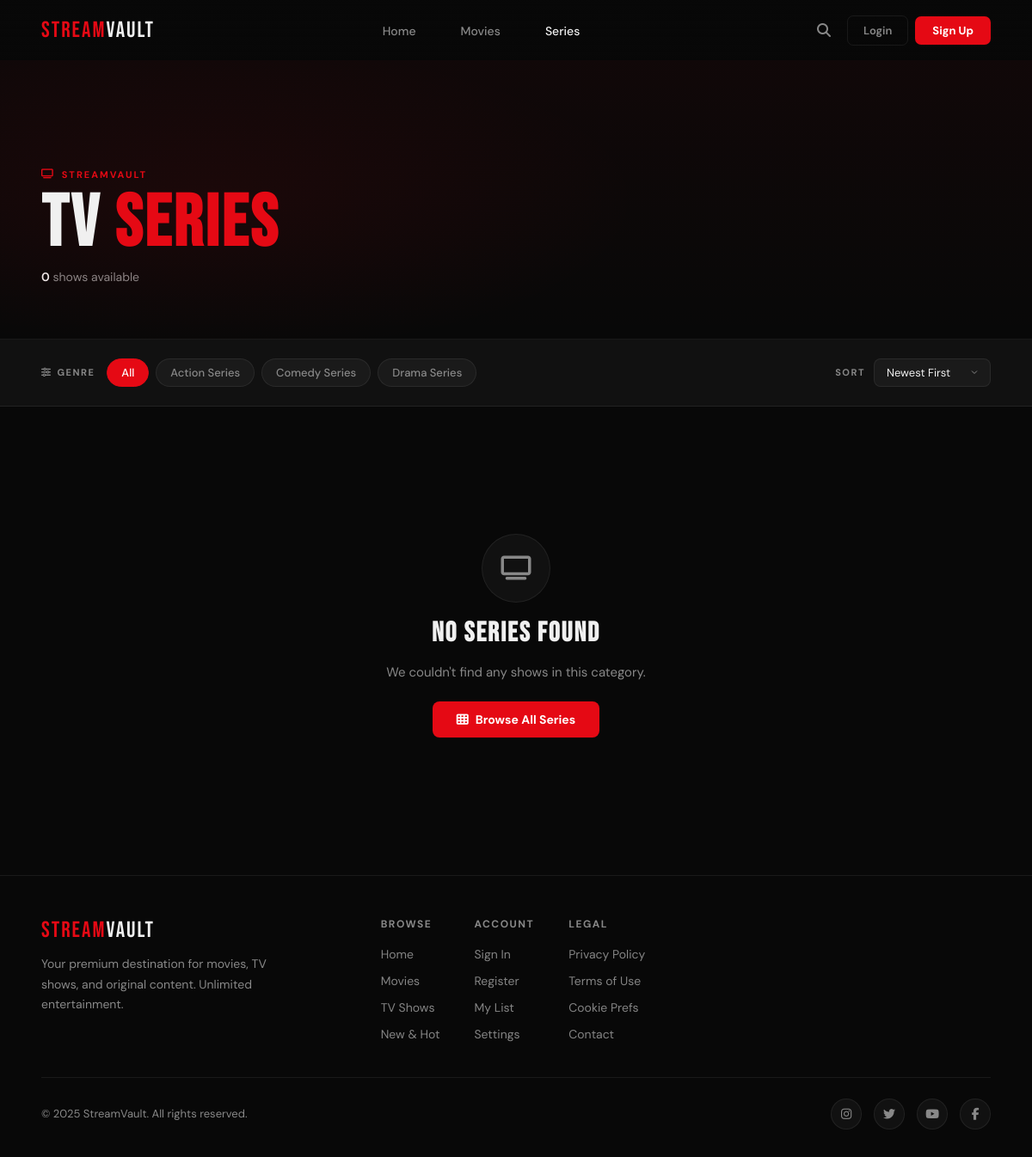
The app's page /series.php with its own data.
### tables this page shows
CREATE TABLE categories (
    id INT PRIMARY KEY AUTO_INCREMENT,
    name VARCHAR(50) NOT NULL,
    type ENUM('movie', 'series') DEFAULT 'movie',
    created_at TIMESTAMP DEFAULT CURRENT_TIMESTAMP
);

### series.php (the view, shortened to what this page needs)
<?php
require_once 'includes/header.php';
require_once 'includes/functions.php';
$categoryId = $_GET['category'] ?? 0;
$page = $_GET['page'] ?? 1;
$limit = 24;
$offset = ($page - 1) * $limit;
$query = "SELECT v.*, c.name as category_name FROM videos v
          INNER JOIN categories c ON v.category_id = c.id
          WHERE c.type = 'series'";
$countQuery = "SELECT COUNT(*) as count FROM videos v
               INNER JOIN categories c ON v.category_id = c.id
               WHERE c.type = 'series'";
$params = [];
$query .= " ORDER BY v.created_at DESC LIMIT ? OFFSET ?";
$params[] = $limit;
$params[] = $offset;
$stmt = $db->prepare($countQuery);
if ($categoryId) { $stmt->execute([$categoryId]); } else { $stmt->execute(); }
$totalSeries = $stmt->fetch()['count'];
$stmt = $db->prepare($query);
$stmt->execute($params);
$series = $stmt->fetchAll();
$categories = $db->query("SELECT * FROM categories WHERE type = 'series' ORDER BY name")->fetchAll();
$SITE_URL = rtrim(SITE_URL, '/') . '/';
?>
<!DOCTYPE html>
<html lang="en">
<head>
  <link rel="stylesheet" href="https://cdnjs.cloudflare.com/ajax/libs/font-awesome/6.5.0/css/all.min.css">
</head>
<body>
<div class="page-banner">
  <div class="banner-eyebrow"><i class="fas fa-tv"></i> StreamVault</div>
  <h1 class="banner-title">TV <span>SERIES</span></h1>
  <div class="banner-meta">
    <span class="banner-count">
      <strong><?php echo number_format($totalSeries); ?></strong> shows available
    </span>
  </div>
</div>
<div class="filters-section">
  <div class="filters-inner">
    <span class="filters-label"><i class="fas fa-sliders" style="margin-right:6px"></i>Genre</span>
    <div class="filter-pills">
      <a href="?page=1" class="filter-pill <?php echo !$categoryId ? 'active' : ''; ?>">All</a>
      <?php foreach ($categories as $cat): ?>
        <a href="?category=<?php echo $cat['id']; ?>&page=1"
           class="filter-pill <?php echo $categoryId == $cat['id'] ? 'active' : ''; ?>">
          <?php echo htmlspecialchars($cat['name']); ?>
        </a>
      <?php endforeach; ?>
    </div>
    <div class="sort-wrap">
      <span class="filters-label">Sort</span>
      <select class="sort-select" id="sortSelect">
        <option value="newest">Newest First</option>
      </select>
    </div>
  </div>
</div>
<main class="series-main">
  <?php if (empty($series)): ?>
  <div class="empty-state" style="animation:fadeUp .5s ease both">
    <div class="empty-icon"><i class="fas fa-tv"></i></div>
    <h2>No Series Found</h2>
    <p>We couldn't find any shows in this category.</p>
    <a href="series.php" class="btn-browse"><i class="fas fa-th"></i> Browse All Series</a>
  </div>
  <?php endif; ?>
</main>
<footer class="footer">
  <div class="footer-top">
    <div class="footer-brand">
      <div class="footer-logo">STREAM<span>VAULT</span></div>
      <p class="footer-desc">Your premium destination for movies, TV shows, and original content. Unlimited entertainment.</p>
    </div>
    <div class="footer-links">
      <div class="footer-col">
        <h4>Browse</h4>
        <ul>
          <li><a href="<?php echo $SITE_URL; ?>">Home</a></li>
          <li><a href="<?php echo $SITE_URL; ?>movies.php">Movies</a></li>
          <li><a href="<?php echo $SITE_URL; ?>series.php">TV Shows</a></li>
          <li><a href="#">New &amp; Hot</a></li>
        </ul>
      </div>
      <div class="footer-col">
        <h4>Account</h4>
        <ul>
          <li><a href="#">Sign In</a></li>
          <li><a href="#">Register</a></li>
          <li><a href="#">My List</a></li>
          <li><a href="#">Settings</a></li>
        </ul>
      </div>
      <div class="footer-col">
        <h4>Legal</h4>
        <ul>
          <li><a href="#">Privacy Policy</a></li>
          <li><a href="#">Terms of Use</a></li>
          <li><a href="#">Cookie Prefs</a></li>
          <li><a href="#">Contact</a></li>
        </ul>
      </div>
    </div>
  </div>
  <div class="footer-bottom">
    <p class="footer-copy">© 2025 StreamVault. All rights reserved.</p>
    <div class="footer-socials">
      <a href="#"><i class="fab fa-instagram"></i></a>
      <a href="#"><i class="fab fa-twitter"></i></a>
      <a href="#"><i class="fab fa-youtube"></i></a>
      <a href="#"><i class="fab fa-facebook-f"></i></a>
    </div>
  </div>
</footer>
</body>
</html>
<?php require_once 'includes/footer.php'; ?>

### includes/header.php (style rules this page uses)
:root { --bg: #080808; --surface: #111111; --surface2: #1a1a1a; --surface3: #222222; --border: rgba(255, 255, 255, .07); --red: #e50914; --red-dim: #b8070f; --red-glow: rgba(229, 9, 20, .35); --gold: #f5c518; --text: #f0f0f0; --muted: #888; --font-display: 'Bebas Neue', sans-serif; --font-body: 'DM Sans', sans-serif; --card-r: 12px; --trans: .3s cubic-bezier(.4, 0, .2, 1); --nav-h: 70px; }
*, *::before, *::after { box-sizing: border-box; margin: 0; padding: 0 }
html { scroll-behavior: smooth }
body { font-family: var(--font-body); background: var(--bg); color: var(--text); overflow-x: hidden; -webkit-font-smoothing: antialiased; min-height: 100vh; }
a { text-decoration: none; color: inherit }

### records on screen
categories: name "Action Series"
categories: name "Comedy Series"
categories: name "Drama Series"

### other values on screen
$item['label'] "Home"
$item['label'] "Movies"
$item['label'] "Series"
$totalSeries "0"
